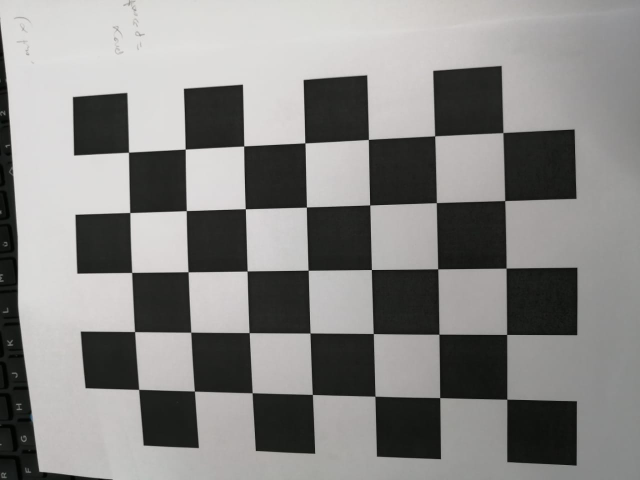
#> input picture calibration/1/left1.jpeg, 1280 x 960 px (shown at 1/2 size); its folder holds 3 pictures in this run; the run also reads 1 picture not shown here
$ python calibration2.py
#> lines starting #> are read from the running program, lines starting #| are printed output that depends on the picture; after the words box and inside, x2 and y2 are one past the last pixel; in counts of white or black regions, pixels touching at a corner belong together; long printed decimals are rounded
'''
 Based on the following tutorial:
   http://docs.opencv.org/3.0-beta/doc/py_tutorials/py_calib3d/py_calibration/py_calibration.html
'''

import numpy as np
import cv2
import glob

cv2.namedWindow('Image',cv2.WINDOW_NORMAL)
cv2.resizeWindow('Image', 600,400)

# Define the chess board rows and columns
rows = 7
cols = 5

# Set the termination criteria for the corner sub-pixel algorithm
criteria = (cv2.TERM_CRITERIA_MAX_ITER + cv2.TERM_CRITERIA_EPS, 30, 0.001)

# Prepare the object points: (0,0,0), (1,0,0), (2,0,0), ..., (6,5,0). They are the same for all images
objectPoints = np.zeros((rows * cols, 3), np.float32)
objectPoints[:, :2] = np.mgrid[0:rows, 0:cols].T.reshape(-1, 2)

# Create the arrays to store the object points and the image points
objectPointsArray = []
imgPointsArray = []

# Loop over the image files
for path in glob.glob('1/*.jpeg'):
    # Load the image and convert it to gray scale
    img = cv2.imread(path)
#> img is the input picture: shape (960, 1280, 3); mean B, G, R 133.1, 135, 135.7
    gray = cv2.cvtColor(img, cv2.COLOR_BGR2GRAY)

    # Find the chess board corners
    ret, corners = cv2.findChessboardCorners(gray, (rows, cols), None)
#> ret = True; corners = 35 rows, first 8: [257.6, 304.9], [370.8, 298.6], [488, 292.5], [610.4, 286.4], [737, 279.5], [869.8, 272.4], [1006.2, 265.8], [260, 425.5]

    # Make sure the chess board pattern was found in the image
    if ret:
        # Refine the corner position
        corners = cv2.cornerSubPix(gray, corners, (11, 11), (-1, -1), criteria)
#> corners = 35 rows, first 8: [257.6, 304.9], [370.9, 298.7], [488, 292.5], [610.3, 286.3], [737.2, 279.4], [869.7, 272.3], [1006.3, 265.7], [260.1, 425.6]

        # Add the object points and the image points to the arrays
        objectPointsArray.append(objectPoints)
        imgPointsArray.append(corners)

        # Draw the corners on the image
        cv2.drawChessboardCorners(img, (rows, cols), corners, ret)
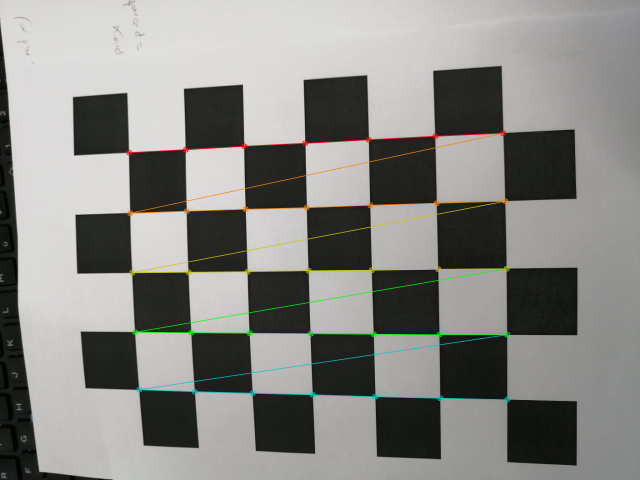
#> img: shape (960, 1280, 3) (shown at 1/2 size); 1.87% of pixels changed, all inside (x1, y1, x2, y2) = (252, 260, 1021, 806)

    # Display the image
    cv2.imshow('Image', img)
    #cv2.waitKey(500)
    cv2.waitKey(0)
#> pass 2 of the loop `for path in glob.glob('1/*.jpeg'):`:
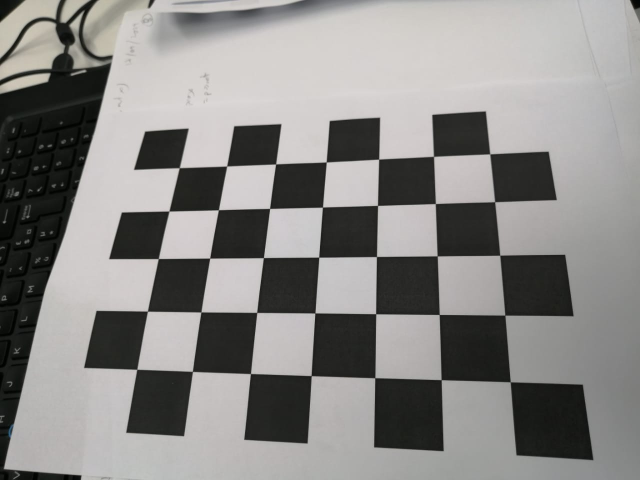
#> input picture calibration/1/normal1.jpeg, 1280 x 960 px (shown at 1/2 size)
#> img is the input picture: shape (960, 1280, 3); mean B, G, R 133.8, 135.7, 137.1
#> `ret, corners = cv2.findChessboardCorners(gray, (rows, cols), None)`: corners = 35 rows, first 8: [359.3, 336.1], [453.8, 332.7], [551.6, 328.5], [652.8, 324.4], [757.6, 318.8], [867.5, 313.5], [980, 308.5], [338.5, 422.6]
#> `corners = cv2.cornerSubPix(gray, corners, (11, 11), (-1, -1), criteria)`: corners = 35 rows, first 8: [359, 336], [453.9, 332.6], [551.7, 328.5], [652.9, 324.4], [757.8, 318.7], [867.5, 313.3], [980, 308.3], [338.4, 422.6]
#> `cv2.drawChessboardCorners(img, (rows, cols), corners, ret)`:
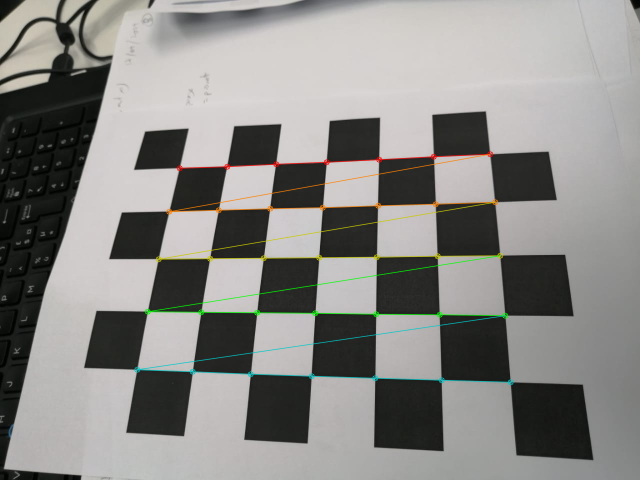
#> img: shape (960, 1280, 3) (shown at 1/2 size); 1.74% of pixels changed, all inside (x1, y1, x2, y2) = (268, 302, 1028, 771)
#> pass 3 of the loop `for path in glob.glob('1/*.jpeg'):`:
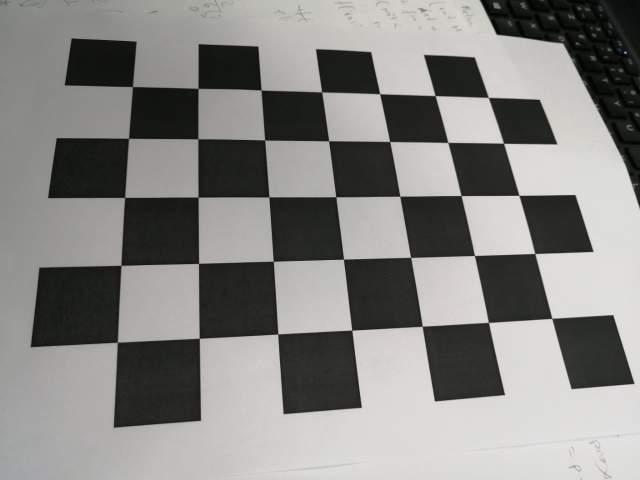
#> input picture calibration/1/right1.jpeg, 1280 x 960 px (shown at 1/2 size)
#> img is the input picture: shape (960, 1280, 3); mean B, G, R 130.7, 132.9, 133.5
#> `ret, corners = cv2.findChessboardCorners(gray, (rows, cols), None)`: corners = 35 rows, first 8: [265.5, 173.8], [396.6, 177.1], [522.6, 180.6], [643.8, 184.4], [759.7, 188.1], [870.6, 191.7], [977, 195.4], [257.6, 277]
#> `corners = cv2.cornerSubPix(gray, corners, (11, 11), (-1, -1), criteria)`: corners = 35 rows, first 8: [265.4, 173.7], [396.5, 177.1], [522.6, 180.6], [643.8, 184.4], [759.7, 188.1], [870.6, 191.8], [977.1, 195.3], [257.6, 277]
#> `cv2.drawChessboardCorners(img, (rows, cols), corners, ret)`:
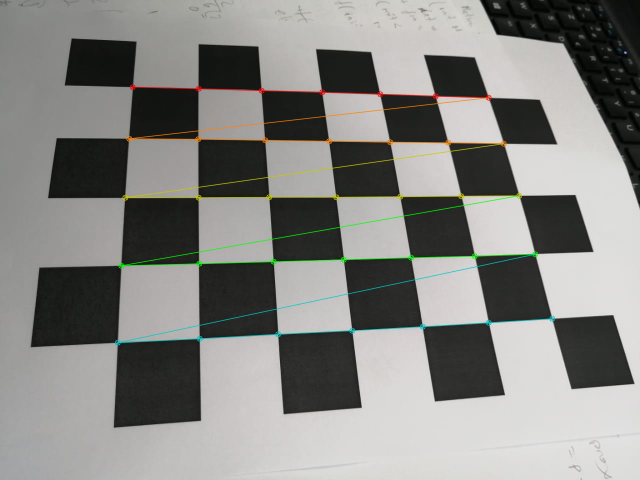
#> img: shape (960, 1280, 3) (shown at 1/2 size); 1.95% of pixels changed, all inside (x1, y1, x2, y2) = (229, 168, 1111, 692)

# Calibrate the camera and save the results
ret, mtx, dist, rvecs, tvecs = cv2.calibrateCamera(objectPointsArray, imgPointsArray, gray.shape[::-1], None, None)
#> ret = 1.43; mtx = [[1050.6, 0, 628.4], [0, 1054, 462.7], [0, 0, 1]]; dist = [[0.0742, -0.752, 0.00329, -0.000395, 1.25]]; rvecs = ([0.0443, 0.163, -0.0268], [-0.462, 0.194, 0.0259], [-0.439, -0.177, -0.0584]); tvecs = ([-3.11, -1.31, 8.75], [-2.72, -1.28, 10.6], [-2.82, -2.26, 8.13])
np.savez('1/calib.npz', mtx=mtx, dist=dist, rvecs=rvecs, tvecs=tvecs)

# Print the camera calibration error
error = 0

for i in range(len(objectPointsArray)):
    imgPoints, _ = cv2.projectPoints(objectPointsArray[i], rvecs[i], tvecs[i], mtx, dist)
    error += cv2.norm(imgPointsArray[i], imgPoints, cv2.NORM_L2) / len(imgPoints)
#> this loop made 3 passes
#> error on passes 1 to 3: 0.181, 0.392, 0.705
#> after the loop, error = 0.705

print("Total error: ", error / len(objectPointsArray))
#| Total error:  0.2351

# Load one of the test images
img = cv2.imread('1/right1.jpeg')
h, w = img.shape[:2]
#> h = 960; w = 1280

# Obtain the new camera matrix and undistort the image
newCameraMtx, roi = cv2.getOptimalNewCameraMatrix(mtx, dist, (w, h), 1, (w, h))
#> newCameraMtx = [[1038, 0, 628.5], [0, 1041.2, 465.1], [0, 0, 1]]; roi = (23, 15, 1229, 923)
undistortedImg = cv2.undistort(img, mtx, dist, None, newCameraMtx)
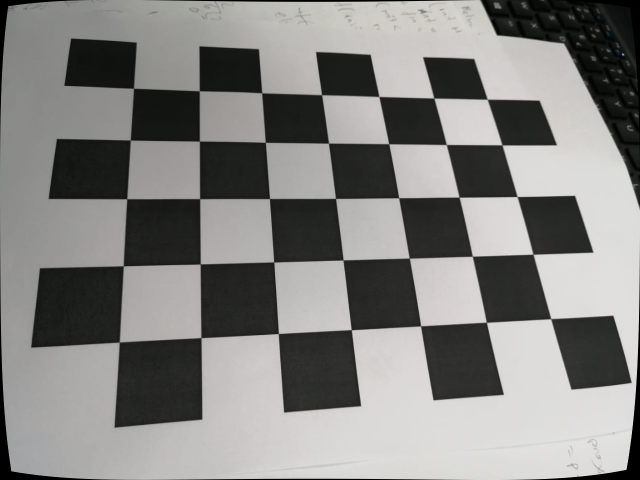
#> undistortedImg: shape (960, 1280, 3) (shown at 1/2 size); mean B, G, R 128.9, 131.1, 131.7

# Crop the undistorted image
# x, y, w, h = roi
# undistortedImg = undistortedImg[y:y + h, x:x + w]

# Display the final result
#cv2.imshow('Image', np.hstack((img, undistortedImg)))
cv2.imshow('Image', np.hstack(( undistortedImg,img)))
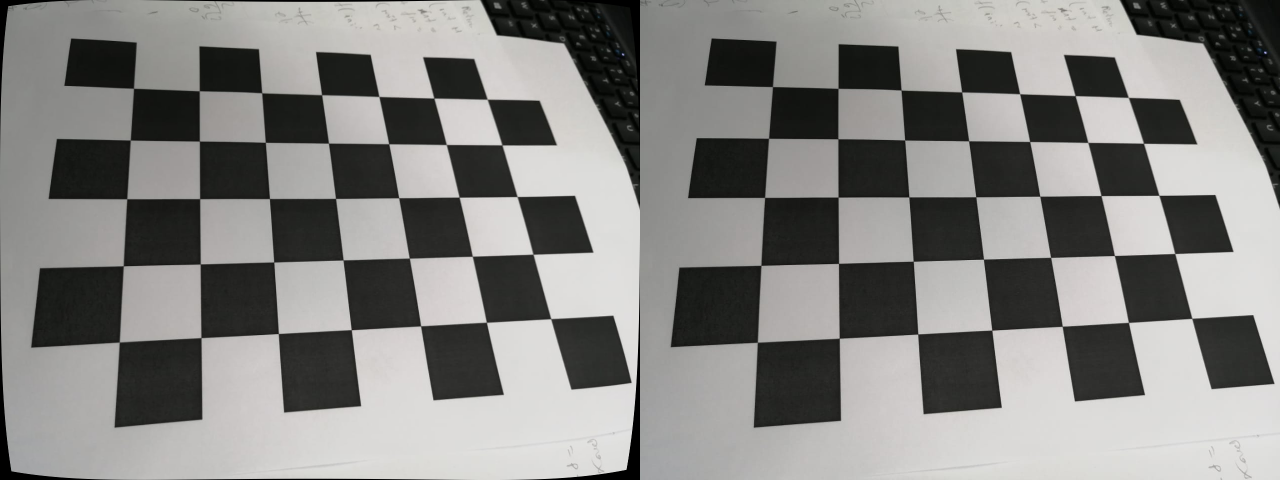
#> window 'Image': shape (960, 2560, 3) (shown at 1/2 size); mean B, G, R 129.8, 132, 132.6
cv2.waitKey(0)
cv2.destroyAllWindows()
